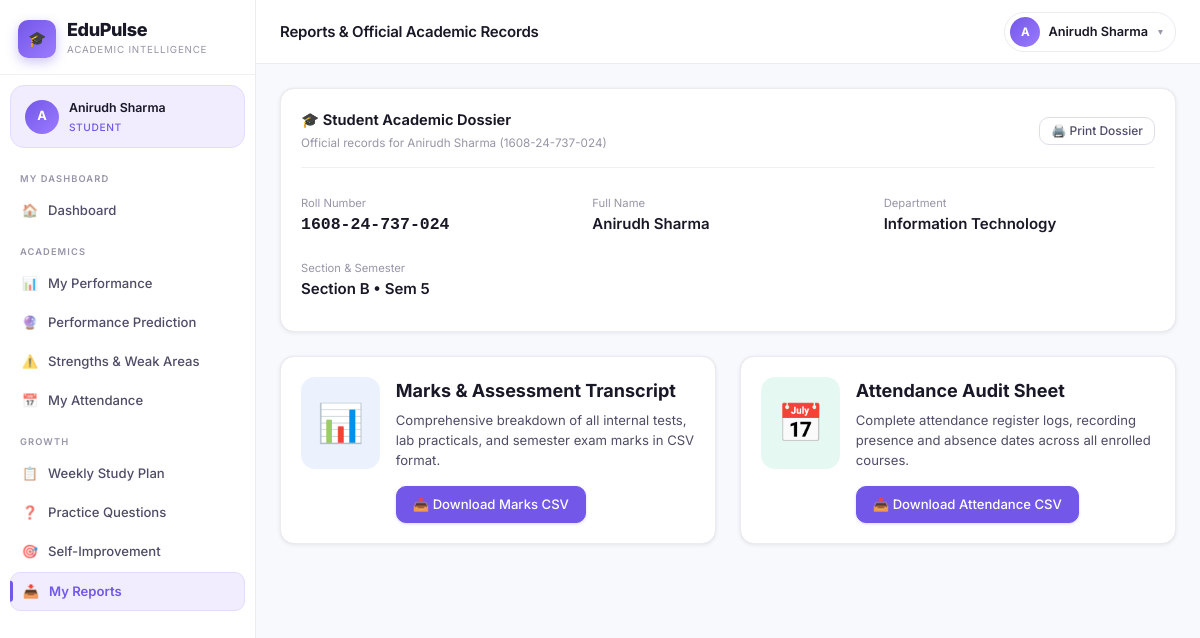
Page /student/reports (signed in) on the earlier database version.
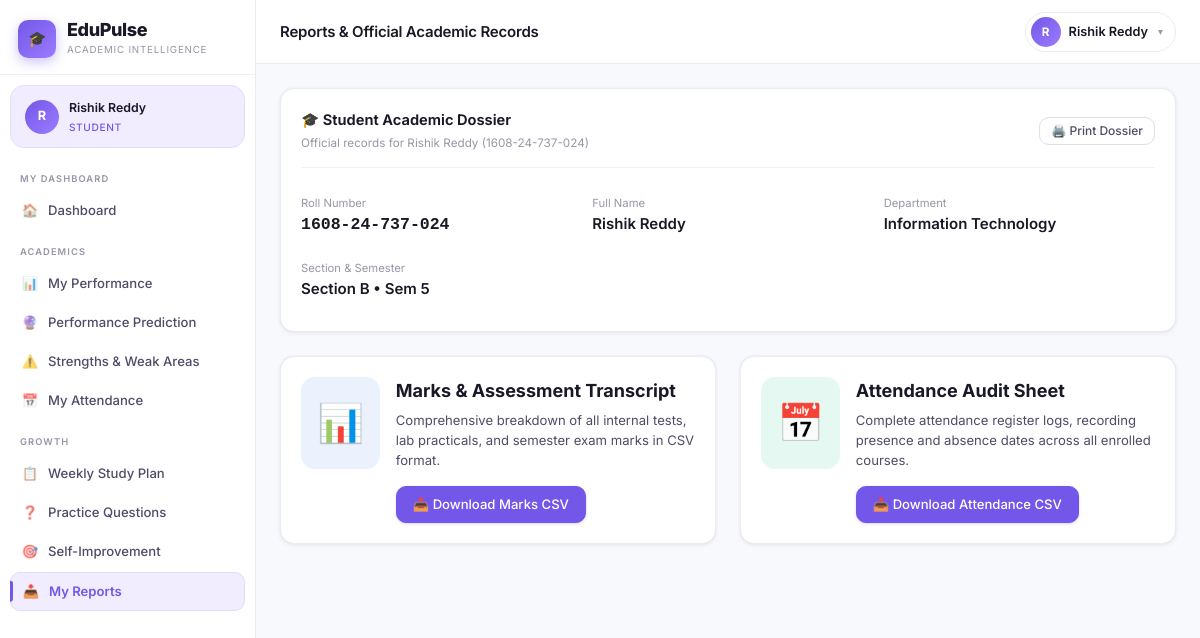
Same page on the later database version.
### models.py (models this page shows, shortened)
class Student(db.Model):
    __tablename__ = 'students'
    id = db.Column(db.Integer, primary_key=True)
    user_id = db.Column(db.Integer, db.ForeignKey('users.id'), unique=True, nullable=False)
    roll_number = db.Column(db.String(50), unique=True, nullable=False)
    name = db.Column(db.String(100), nullable=False)
    email = db.Column(db.String(120))
    phone = db.Column(db.String(20))
    department_id = db.Column(db.Integer, db.ForeignKey('departments.id'), nullable=False)
    section_id = db.Column(db.Integer, db.ForeignKey('sections.id'))
    academic_year_id = db.Column(db.Integer, db.ForeignKey('academic_years.id'))
    current_semester = db.Column(db.Integer, default=1)
    date_of_birth = db.Column(db.Date)
    gender = db.Column(db.String(10))
    is_active = db.Column(db.Boolean, default=True)
    enrolled_at = db.Column(db.DateTime, default=datetime.utcnow)
    academic_year = db.relationship('AcademicYear', backref='students')
    marks = db.relationship('Mark', backref='student', lazy=True)
    attendance_records = db.relationship('AttendanceRecord', backref='student', lazy=True)
    tasks = db.relationship('StudentTask', backref='student', lazy=True)
    goals = db.relationship('StudentGoal', backref='student', lazy=True)
    question_attempts = db.relationship('QuestionAttempt', backref='student', lazy=True)

### routes/student.py (the view)
@student_bp.route('/reports')
@student_required
def reports():
    stu = get_current_student()
    if not stu:
        return redirect(url_for('auth.login'))
    return render_template('student/reports.html', student=stu)

### routes/student.py (called while the page is built)
def student_required(f):
    @wraps(f)
    def decorated(*args, **kwargs):
        if not current_user.is_authenticated or current_user.role != 'student':
            flash('Student access required.', 'danger')
            return redirect(url_for('auth.login'))
        return f(*args, **kwargs)
    return login_required(decorated)

def get_current_student():
    return Student.query.filter_by(user_id=current_user.id).first()

### templates/student/reports.html (shortened to what this page needs)
{% extends 'base.html' %}
{% from 'macros/nav.html' import student_nav %}
{% block page_title %}Reports & Official Academic Records{% endblock %}
{% block nav %}{{ student_nav() }}{% endblock %}
{% block content %}
<div class="card" style="margin-bottom:24px;">
  <div class="card-header">
    <div>
      <div class="card-title">🎓 Student Academic Dossier</div>
      <div class="card-subtitle">Official records for {{ student.name }} ({{ student.roll_number }})</div>
    </div>
    <button onclick="window.print()" class="btn btn-secondary btn-sm">🖨️ Print Dossier</button>
  </div>
  <div style="display:grid; grid-template-columns:repeat(auto-fit, minmax(200px, 1fr)); gap:20px; padding:10px 0;">
    <div>
      <div class="text-xs text-muted">Roll Number</div>
      <div style="font-weight:700; font-size:1.1rem; color:var(--text-primary); font-family:monospace;">{{ student.roll_number }}</div>
    </div>
    <div>
      <div class="text-xs text-muted">Full Name</div>
      <div style="font-weight:600; color:var(--text-primary);">{{ student.name }}</div>
    </div>
    <div>
      <div class="text-xs text-muted">Department</div>
      <div style="font-weight:600; color:var(--text-primary);">{{ student.department.name if student.department else 'N/A' }}</div>
    </div>
    <div>
      <div class="text-xs text-muted">Section & Semester</div>
      <div style="font-weight:600; color:var(--text-primary);">Section {{ student.section.name if student.section else 'A' }} • Sem {{ student.current_semester }}</div>
    </div>
  </div>
</div>
<div class="grid-2" style="gap:24px;">
  <div class="card">
    <div style="display:flex; gap:16px; align-items:flex-start;">
      <div style="font-size:2.5rem; background:rgba(59, 130, 246, 0.1); padding:16px; border-radius:var(--radius-lg);">📊</div>
      <div style="flex:1;">
        <h3 style="font-size:1.2rem; font-weight:700; color:var(--text-primary); margin:0 0 6px 0;">
          Marks & Assessment Transcript
        </h3>
        <p style="font-size:0.875rem; color:var(--text-secondary); line-height:1.5; margin:0 0 16px 0;">
          Comprehensive breakdown of all internal tests, lab practicals, and semester exam marks in CSV format.
        </p>
        <a href="{{ url_for('student.download_marks') }}" class="btn btn-primary">
          📥 Download Marks CSV
        </a>
      </div>
    </div>
  </div>
  <div class="card">
    <div style="display:flex; gap:16px; align-items:flex-start;">
      <div style="font-size:2.5rem; background:rgba(16, 185, 129, 0.1); padding:16px; border-radius:var(--radius-lg);">📅</div>
      <div style="flex:1;">
        <h3 style="font-size:1.2rem; font-weight:700; color:var(--text-primary); margin:0 0 6px 0;">
          Attendance Audit Sheet
        </h3>
        <p style="font-size:0.875rem; color:var(--text-secondary); line-height:1.5; margin:0 0 16px 0;">
          Complete attendance register logs, recording presence and absence dates across all enrolled courses.
        </p>
        <a href="{{ url_for('student.download_attendance') }}" class="btn btn-primary">
          📥 Download Attendance CSV
        </a>
      </div>
    </div>
  </div>
</div>
{% endblock %}

### templates/base.html (shortened to what this page needs)
<!DOCTYPE html>
<html lang="en">
<head>
  <link rel="stylesheet" href="{{ url_for('static', filename='css/style.css') }}">
</head>
<body class="{{ 'role-' + current_user.role if current_user.is_authenticated else '' }}">
{% if current_user.is_authenticated %}
<div class="app-wrapper">
  <aside class="sidebar" id="sidebar">
    <div class="sidebar-brand">
      <a href="{{ url_for(current_user.role + '.dashboard') }}" class="brand-logo">
        <div class="brand-icon">🎓</div>
        <div>
          <div class="brand-name">EduPulse</div>
          <div class="brand-tagline">Academic Intelligence</div>
        </div>
      </a>
    </div>
    {% if current_user.role == 'admin' and current_user.admin %}
    {% set display_name = current_user.admin.name %}
    {% elif current_user.role == 'faculty' and current_user.faculty %}
    {% set display_name = current_user.faculty.name %}
    {% elif current_user.role == 'student' and current_user.student %}
    {% set display_name = current_user.student.name %}
    {% else %}
    {% set display_name = current_user.unique_id %}
    {% endif %}
    <div class="sidebar-user">
      <div class="user-avatar">{{ display_name[0] if display_name else '?' }}</div>
      <div class="user-info">
        <div class="user-name">{{ display_name }}</div>
        <div class="user-role">{{ current_user.role | capitalize }}</div>
      </div>
    </div>
    <nav class="sidebar-nav">
      {% block nav %}{% endblock %}
    </nav>
  </aside>
  <div class="main-content">
    <header class="topbar">
      <div class="topbar-left">
        <div>
          <div class="page-title">{% block page_title %}Dashboard{% endblock %}</div>
        </div>
      </div>
      <div class="topbar-right">
        <div class="profile-dropdown-wrapper">
          <button type="button" class="profile-btn" onclick="toggleProfileMenu(event)" id="profileBtn">
            <div class="user-avatar" style="width:30px;height:30px;font-size:0.78rem;">{{ display_name[0] if display_name else '?' }}</div>
            <span style="font-size:0.85rem;font-weight:600;max-width:120px;overflow:hidden;text-overflow:ellipsis;white-space:nowrap;">{{ display_name }}</span>
            <span style="font-size:0.65rem;color:var(--text-muted);margin-left:2px;">▾</span>
          </button>
        </div>
      </div>
    </header>
    <main class="page-content">
      {% block content %}{% endblock %}
    </main>
  </div>
</div>
{% else %}
{% block auth_content %}{% endblock %}
{% endif %}
</body>
</html>

Differences in the rows shown:
changed Student: name "A" → "R"; name "Anirudh Sharma" → "Rishik Reddy"
